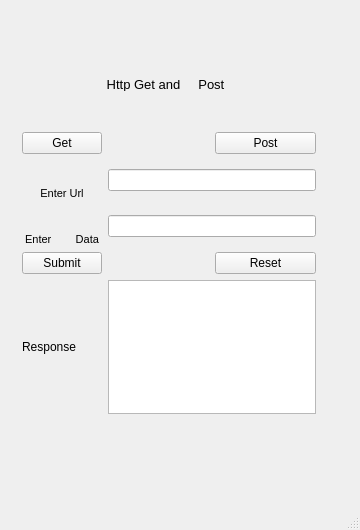
<?xml version="1.0" encoding="UTF-8"?>
<ui version="4.0">
 <class>MainWindow</class>

 <widget class="QMainWindow" name="MainWindow">
  <property name="geometry">
   <rect>
    <x>0</x>
    <y>0</y>
    <width>360</width>
    <height>530</height>
   </rect>
  </property>

  <property name="windowTitle">
   <string>MainWindow</string>
  </property>

  <widget class="QWidget" name="centralWidget">
   <widget class="QWidget" name="layoutWidget">
    <property name="geometry">
     <rect>
      <x>11</x>
      <y>121</y>
      <width>316</width>
      <height>304</height>
     </rect>
    </property>
    <layout class="QGridLayout" name="gridLayout">
     <item row="0" column="0">
      <widget class="QPushButton" name="getButton">
       <property name="text">
        <string>Get</string>
       </property>
      </widget>
     </item>

     <item row="0" column="2">
      <widget class="QPushButton" name="postButton">
       <property name="text">
        <string>Post</string>
       </property>
      </widget>
     </item>

     <item row="1" column="0">
      <widget class="QLabel" name="urlLabel">
       <property name="text">
        <string>&lt;!DOCTYPE HTML PUBLIC &quot;-//W3C//DTD HTML 4.0//EN&quot;
        &quot;http://www.w3.org/TR/REC-html40/strict.dtd&quot;&gt;
        &lt;html&gt;&lt;head&gt;&lt;meta name=&quot;qrichtext&quot;
        content=&quot;1&quot; /&gt;&lt;style type=&quot;text/css&quot;&gt;
        p, li { white-space: pre-wrap; }
        &lt;/style&gt;&lt;/head&gt;&lt;body style=&quot; font-family:'MS Shell Dlg 2';
        font-size:8.25pt; font-weight:400; font-style:normal;&quot;&gt;
        &lt;p align=&quot;center&quot; style=&quot; margin-top:0px; margin-bottom:0px;
        margin-left:0px; margin-right:0px; -qt-block-indent:0; textindent:
        0px;&quot;&gt;Enter Url&lt;/p&gt;&lt;/body&gt;&lt;/html&gt;</string>
       </property>
      </widget>
     </item>

     <item row="1" column="1" colspan="2">
      <widget class="QLineEdit" name="urlLine"/>
     </item>

     <item row="2" column="0">
      <widget class="QLabel" name="dataLabel">
       <property name="text">
        <string>&lt;!DOCTYPE HTML PUBLIC &quot;-//W3C//DTD HTML 4.0//EN&quot;
        &quot;http://www.w3.org/TR/REC-html40/strict.dtd&quot;&gt;
        &lt;html&gt;&lt;head&gt;&lt;meta name=&quot;qrichtext&quot;
        content=&quot;1&quot; /&gt;&lt;style type=&quot;text/css&quot;&gt;
        p, li { white-space: pre-wrap; }
        &lt;/style&gt;&lt;/head&gt;&lt;body style=&quot; font-family:'MS Shell Dlg 2';
        font-size:8.25pt; font-weight:400; font-style:normal;&quot;&gt;
        &lt;p align=&quot;center&quot; style=&quot; margin-top:0px; margin-bottom:0px;
        margin-left:0px; margin-right:0px; -qt-block-indent:0; textindent:
        0px;&quot;&gt;&lt;span style=&quot; font-size:8pt;&quot;&gt;Enter
        Data&lt;/span&gt;&lt;/p&gt;&lt;/body&gt;&lt;/html&gt;</string>
       </property>
      </widget>
     </item>

     <item row="2" column="1" colspan="2">
      <widget class="QLineEdit" name="dataLine"/>
     </item>

     <item row="3" column="0">
      <widget class="QPushButton" name="submitButton">
       <property name="text">
        <string>Submit</string>
       </property>
      </widget>
     </item>

     <item row="3" column="2">
      <widget class="QPushButton" name="resetButton">
       <property name="text">
        <string>Reset</string>
       </property>
      </widget>
     </item>

     <item row="4" column="0">
      <widget class="QLabel" name="responseTitleLabel">
       <property name="text">
        <string>Response</string>
       </property>
      </widget>
     </item>

     <item row="4" column="1" colspan="2">
      <widget class="QTextBrowser" name="textBrowser"/>
     </item>
    </layout>
   </widget>
   <widget class="QLabel" name="label">
    <property name="geometry">
     <rect>
      <x>10</x>
      <y>50</y>
      <width>311</width>
      <height>41</height>
     </rect>
    </property>
    <property name="text">
     <string>&lt;!DOCTYPE HTML PUBLIC &quot;-//W3C//DTD HTML 4.0//EN&quot;
     &quot;http://www.w3.org/TR/REC-html40/strict.dtd&quot;&gt;
     &lt;html&gt;&lt;head&gt;&lt;meta name=&quot;qrichtext&quot;
     content=&quot;1&quot; /&gt;&lt;style type=&quot;text/css&quot;&gt;
     p, li { white-space: pre-wrap; }
     &lt;/style&gt;&lt;/head&gt;&lt;body style=&quot; font-family:'MS Shell Dlg 2';
     font-size:8.25pt; font-weight:400; font-style:normal;&quot;&gt;
     &lt;p align=&quot;center&quot; style=&quot; margin-top:0px; margin-bottom:0px;
     margin-left:0px; margin-right:0px; -qt-block-indent:0; textindent:
     0px;&quot;&gt;&lt;span style=&quot; font-size:10pt; fontweight:
     600;&quot;&gt;Http Get and
     Post&lt;/span&gt;&lt;/p&gt;&lt;/body&gt;&lt;/html&gt;</string>
    </property>
   </widget>
  </widget>

  <widget class="QStatusBar" name="statusBar"/>
 </widget>

 <layoutdefault spacing="6" margin="11"/>
 <resources/>
 <connections/>
</ui>
